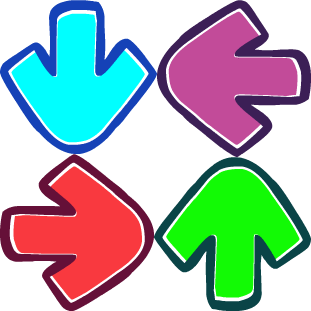
#> input picture PPEM Python – Guilherme-Brenda-Lorena – Projeto 2 – 26.2 – Codigo/assets/imgs/fnf/notes.png, 311 x 311 px
$ python gerar_icone.py
#> lines starting #> are read from the running program, lines starting #| are printed output that depends on the picture; after the words box and inside, x2 and y2 are one past the last pixel; in counts of white or black regions, pixels touching at a corner belong together
#> in gerar, notas is the input picture: PIL image 311x311 RGBA; mean R, G, B, A 61.6, 77.2, 73, 150.7
"""Gera o ícone do jogo (assets/imgs/icone.png e icone.ico) a partir das setas do FNF.

Uso (precisa do Pillow:  python -m pip install pillow):
    python src/gerar_icone.py
"""
from pathlib import Path

from PIL import Image, ImageDraw, ImageFilter

RAIZ = Path(__file__).resolve().parent.parent
PASTA = RAIZ / "assets" / "imgs"
TAM = 1024                                   # desenha grande e reduz (bordas mais suaves)


def _xml_quadro(caminho_xml, nome):
    import xml.etree.ElementTree as ET
    for s in ET.parse(caminho_xml).getroot().iter("SubTexture"):
        if s.attrib["name"] == nome:
            a = s.attrib
            return int(a["x"]), int(a["y"]), int(a["width"]), int(a["height"])
    raise KeyError(nome)


def _fundo():
    """Quadrado arredondado roxo com brilho no centro."""
    img = Image.new("RGBA", (TAM, TAM), (0, 0, 0, 0))
#> img: PIL image 1024x1024 RGBA; every value is 0
    grad = Image.new("RGBA", (TAM, TAM))
    px = grad.load()
    for y in range(TAM):
        k = y / TAM
        cor = (int(34 + 70 * k), int(10 + 24 * k), int(72 + 70 * k), 255)
        for x in range(TAM):
            px[x, y] = cor
    mascara = Image.new("L", (TAM, TAM), 0)
#> mascara: PIL image 1024x1024 L; every value is 0
    ImageDraw.Draw(mascara).rounded_rectangle((16, 16, TAM - 16, TAM - 16), radius=210, fill=255)
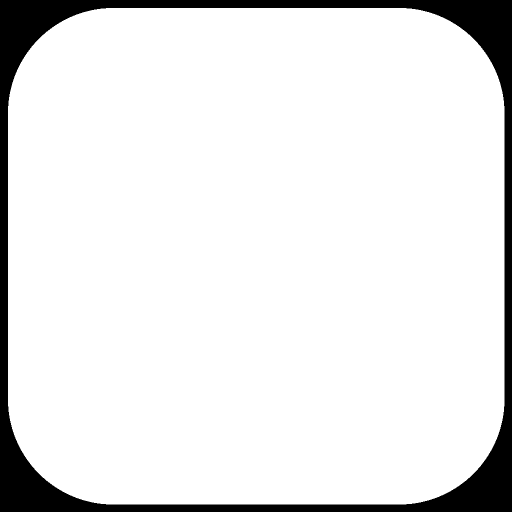
#> mascara: PIL image 1024x1024 L (shown at 1/2 size); 90.4% white; 1 black region, box (x1, y1, x2, y2) and area: (0, 0, 1024, 1024) 100607
    img.paste(grad, (0, 0), mascara)
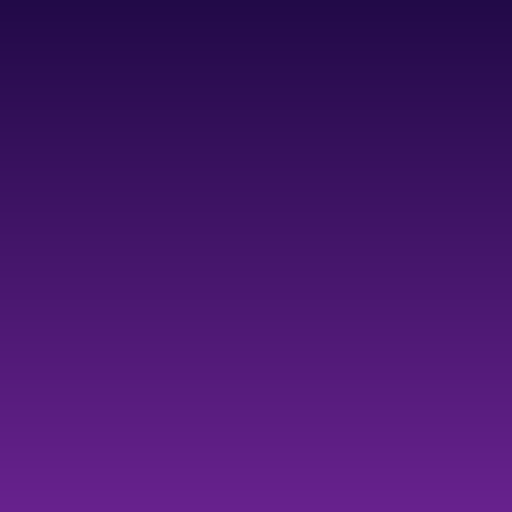
#> grad: PIL image 1024x1024 RGBA (shown at 1/2 size); mean R, G, B, A 68.5, 21.5, 106.5, 255
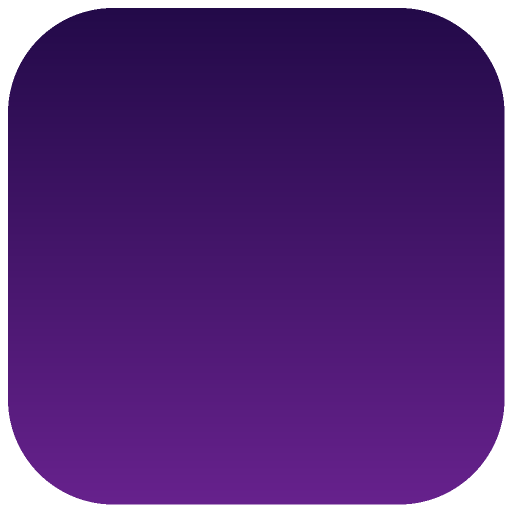
#> img: PIL image 1024x1024 RGBA (shown at 1/2 size); mean R, G, B, A 61.9, 19.4, 96.3, 230.5; transparent parts drawn white
    brilho = Image.new("RGBA", (TAM, TAM), (0, 0, 0, 0))
    ImageDraw.Draw(brilho).ellipse((212, 212, TAM - 212, TAM - 212), fill=(255, 120, 230, 120))
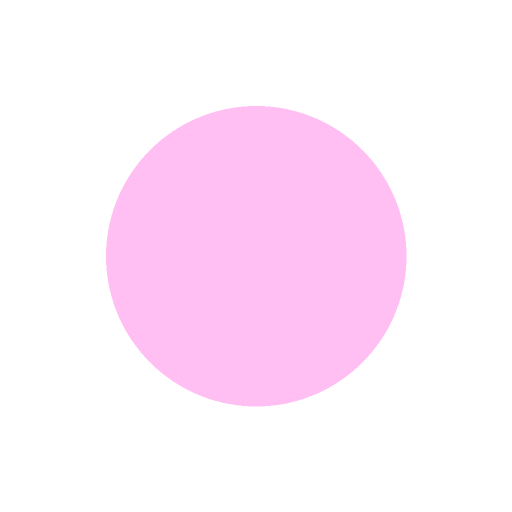
#> brilho: PIL image 1024x1024 RGBA (shown at 1/2 size); mean R, G, B, A 69, 32.5, 62.2, 32.5; transparent parts drawn white
    brilho = brilho.filter(ImageFilter.GaussianBlur(110))
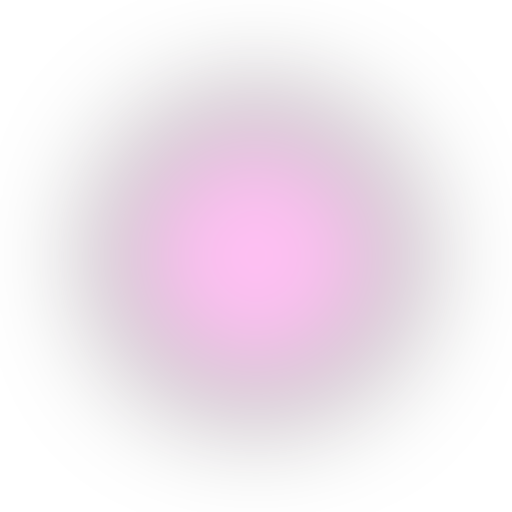
#> brilho: PIL image 1024x1024 RGBA (shown at 1/2 size); mean R, G, B, A 68.8, 32.4, 62, 32.4; transparent parts drawn white
    img.alpha_composite(brilho)
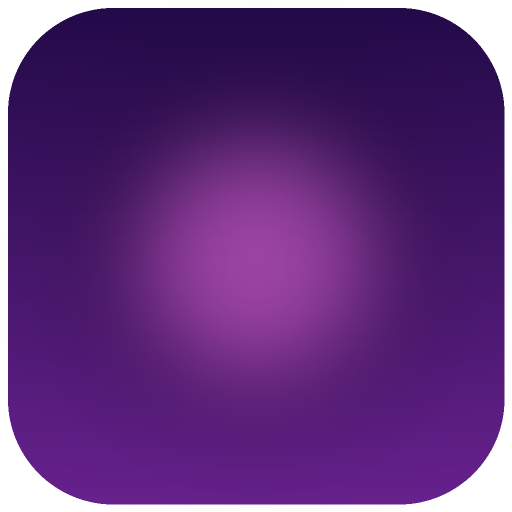
#> img: PIL image 1024x1024 RGBA (shown at 1/2 size); mean R, G, B, A 72.8, 25.9, 100.4, 230.6; transparent parts drawn white
    img.putalpha(Image.composite(img.split()[3], Image.new("L", (TAM, TAM), 0), mascara))
    borda = Image.new("RGBA", (TAM, TAM), (0, 0, 0, 0))
    ImageDraw.Draw(borda).rounded_rectangle((16, 16, TAM - 16, TAM - 16), radius=210,
                                            outline=(255, 255, 255, 70), width=10)
    img.alpha_composite(borda)
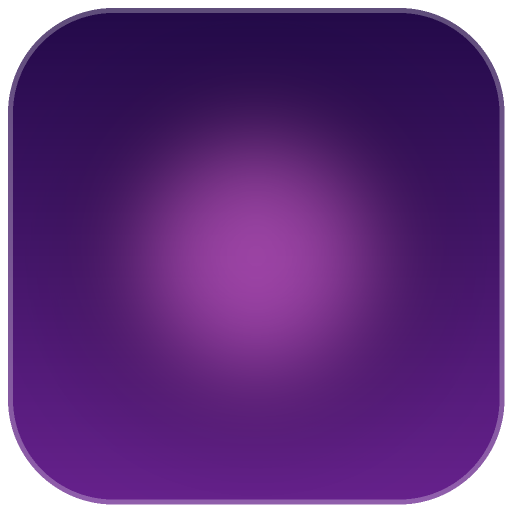
#> img: PIL image 1024x1024 RGBA (shown at 1/2 size); mean R, G, B, A 74.5, 28.1, 101.8, 230.5; transparent parts drawn white
    return img


def gerar():
    notas = Image.open(PASTA / "fnf" / "notes.png").convert("RGBA")
    xml = PASTA / "fnf" / "notes.xml"
    img = _fundo()
    lado = 330                                           # tamanho de cada seta
    c = TAM // 2
    desloc = 262
    posicoes = {"Up": (c, c - desloc), "Down": (c, c + desloc),
                "Left": (c - desloc, c), "Right": (c + desloc, c)}
    camada = Image.new("RGBA", (TAM, TAM), (0, 0, 0, 0))
    brilho = Image.new("RGBA", (TAM, TAM), (0, 0, 0, 0))
    for nome, (cx, cy) in posicoes.items():
        x, y, w, h = _xml_quadro(xml, f"note{nome}0001")
        seta = notas.crop((x, y, x + w, y + h))
        seta = seta.resize((lado, int(lado * h / w)), Image.LANCZOS)
        pos = (cx - seta.width // 2, cy - seta.height // 2)
        camada.alpha_composite(seta, pos)
        luz = Image.new("RGBA", seta.size, (255, 255, 255, 0))
        luz.putalpha(seta.split()[3])
        brilho.alpha_composite(luz, pos)
    brilho = brilho.filter(ImageFilter.GaussianBlur(26))
    img.alpha_composite(brilho)
    img.alpha_composite(camada)
    # miolo: disco de vinil com furo
    d = ImageDraw.Draw(img)
    r = 92
    d.ellipse((c - r - 10, c - r - 10, c + r + 10, c + r + 10), fill=(255, 255, 255, 255))
    d.ellipse((c - r, c - r, c + r, c + r), fill=(22, 12, 40, 255))
    for rr in (70, 52):
        d.ellipse((c - rr, c - rr, c + rr, c + rr), outline=(90, 50, 130, 255), width=4)
    d.ellipse((c - 30, c - 30, c + 30, c + 30), fill=(255, 220, 80, 255))
    d.ellipse((c - 9, c - 9, c + 9, c + 9), fill=(22, 12, 40, 255))
    return img


if __name__ == "__main__":
#> (the run stopped early here; a loop or call above may not have finished)
